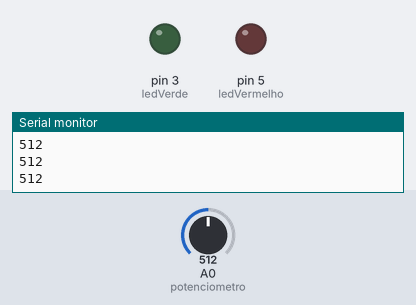
Recording of a sketch running on a simulated Arduino Uno, built with avr-gcc and run on an emulated ATmega328P. Shown: output pins drawn as LEDs (lit = HIGH), the last lines printed to the serial monitor. The inputs (shaded band) are chosen by the test bench; at power-on: A0 (potenciometro) = 512.

Above: at 1.2 s.
1.3 s: A0 (potenciometro) set to 716
At 1.6 s:
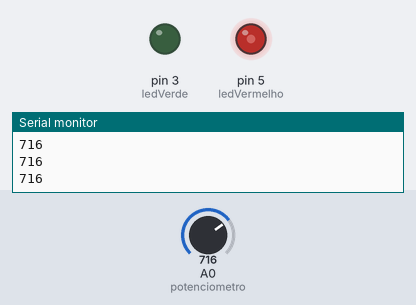
2.8 s: A0 (potenciometro) set to 900
At 4.0 s:
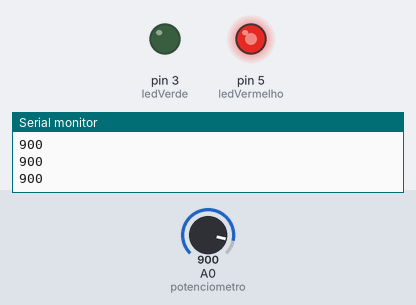
4.3 s: A0 (potenciometro) set to 511
At 5.1 s:
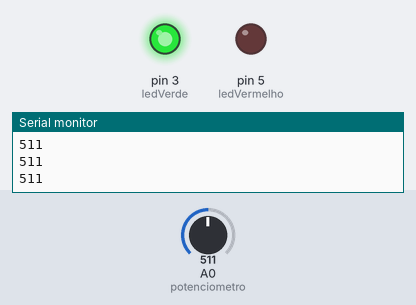
5.8 s: A0 (potenciometro) set to 306
At 6.4 s:
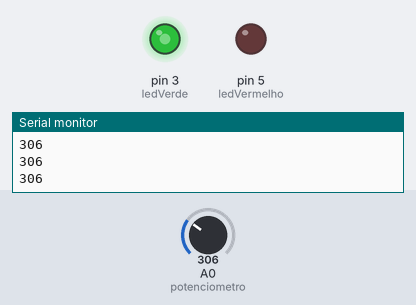
7.3 s: A0 (potenciometro) set to 522
At 8.5 s:
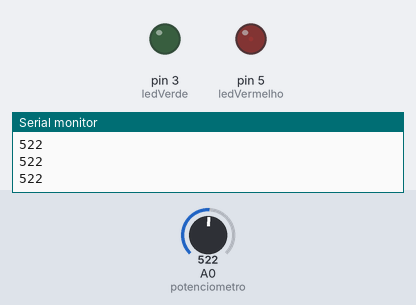
8.8 s: A0 (potenciometro) set to 502
At 9.8 s:
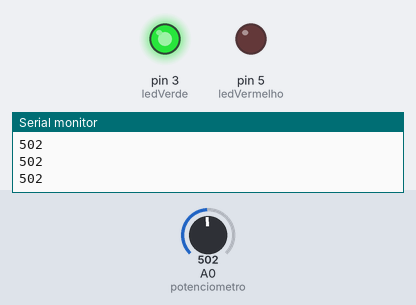
Timing chart, 0 to 11.3 s (numbered marks = the images above; inputs shaded):
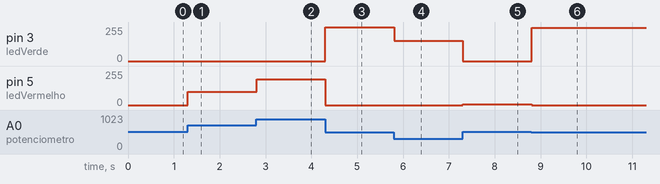

The sketch:

desafio2.ino
```cpp
int ledVerde = 3;
int ledVermelho = 5;
int potenciometro = A0;

void setup() {
  pinMode(ledVerde, OUTPUT);
  pinMode(ledVermelho, OUTPUT);
  pinMode(potenciometro, INPUT);
  Serial.begin(9600);
}

void loop() {
  int entrada = analogRead(potenciometro); //le o valor do potenciômetro
  Serial.println(entrada); //imprime os valores da entrada

  if (entrada < 512)
  {
    //mapeia o valor lido para a faixa de brilho do LED verde
    int brilhoVerde = map(entrada, 0, 511, 0, 255);
    analogWrite(ledVerde, brilhoVerde); //define o brilho do LED verde de acordo
    digitalWrite(ledVermelho, LOW); //desliga o LED vermelho
  }

  else
  {
    //mapeia o valor lido para a faixa de brilho do LED vermelho
    int brilhoVermelho = map(entrada, 512, 1024, 0, 255);
    analogWrite(ledVermelho, brilhoVermelho); //define o brilho do LED vermelho de acordo
    digitalWrite(ledVerde, LOW); //desliga o LED verde
  }
}
```

Measured:
- after the input at 1.3 s, pin 5 (ledVermelho): 0/255 → 101/255 at once
- after the input at 2.8 s, pin 5 (ledVermelho): 101/255 → 193/255 at once
- after the input at 4.3 s, pin 3 (ledVerde): 0/255 → 255/255 at once; pin 5 (ledVermelho): 193/255 → 0/255 at once
- after the input at 5.8 s, pin 3 (ledVerde): 255/255 → 152/255 at once
- after the input at 7.3 s, pin 3 (ledVerde): 152/255 → 0/255 at once; pin 5 (ledVermelho): 0/255 → 4/255 at once
- after the input at 8.8 s, pin 3 (ledVerde): 0/255 → 250/255 at once; pin 5 (ledVermelho): 4/255 → 0/255 at once
